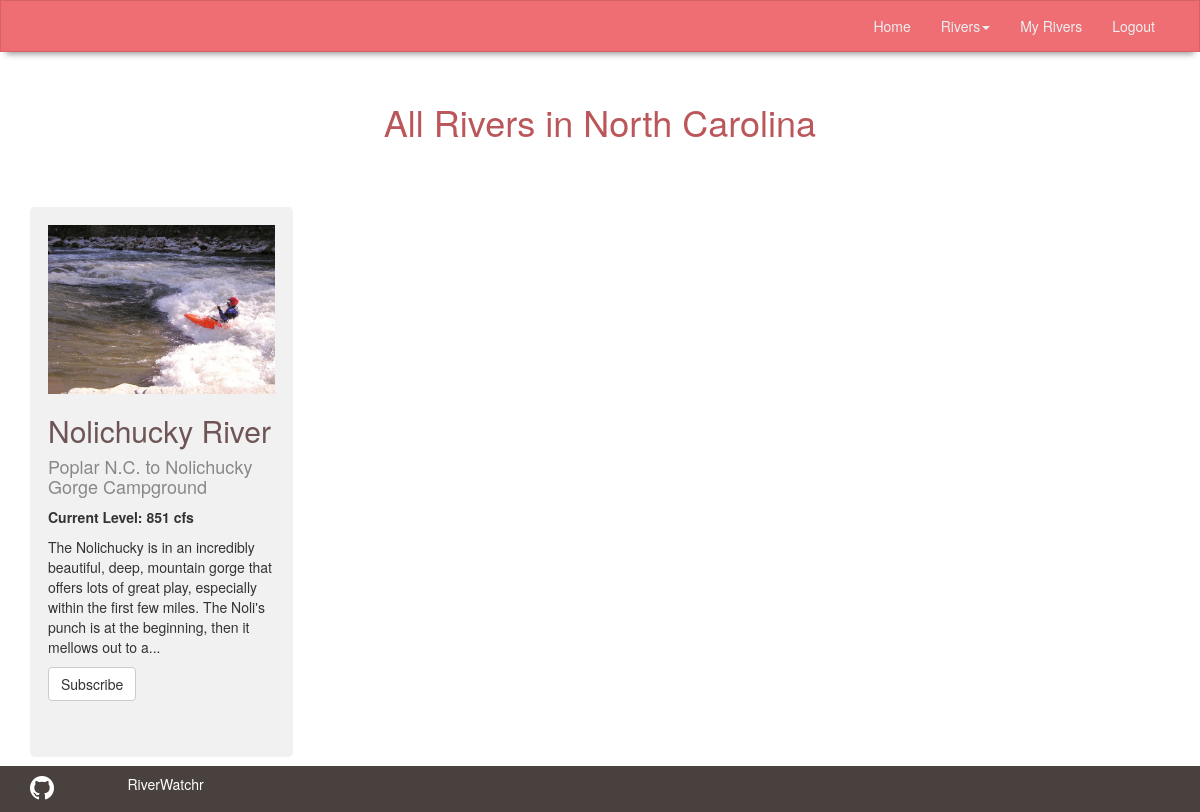
The page /rivers/nc/ (signed in) on the database its author committed.
### locations/models.py (models this page shows, shortened)
class State(models.Model):
    name = models.CharField(max_length=50)
    abbreviation = models.CharField(max_length=5)

### rivers/models.py (models this page shows, shortened)
class River(models.Model):
    name = models.CharField(max_length = 250)
    section = models.CharField(max_length = 250, default=' ')
    description = models.TextField()
    current_level = models.FloatField()
    measurement = models.CharField(max_length=10)
    state = models.ForeignKey('locations.State', null=True, blank=True, related_name="river")
    url = models.CharField(max_length=250, default = ' ')
    image = models.ImageField(upload_to="static/img", default="/img/rapids.jpg")
    def renderLevel(self):
        if self.measurement == 'cfs':
            current_string = str(self.current_level)
            new_current_level = current_string[:-2]
            return "{} {}".format(new_current_level, self.measurement)
        return "{} {}".format(self.current_level, self.measurement)
    def summary(self):
        return self.description[:200] + '...'

### rivers/views.py (the view, shortened to what this page needs)
# urls.py: url(r'^(?P<state_abrv>[\w-]+)/$', state_index, name="state_index"),
def state_index(request, state_abrv):
    found_state = get_object_or_404(State, abbreviation=state_abrv)
    form = AddSubForm()
    rivers = found_state.river.all().order_by('name')
    states = State.objects.all()
    return render(request, 'rivers/river_index.html', {'state': found_state, 'rivers': rivers, 'form': form, 'states': states})

### templates/rivers/river_index.html (shortened to what this page needs)
 {% extends 'base.html' %}
{% block content %}
{% load bootstrap3 %}
<div class="sub-header">
      <h1>All Rivers in {{state.name}}</h1>
</div>
<div class="container">
  <div class="row">
            {% for river in rivers %}
            <div class="col-sm-3 river-list-col">
            <div class="single-river">
              <div class="single-river-img-container">
                    <img src="{{river.image.url}}" alt="">
              </div>
              <h2><a href="{{river.id}}">{{river.name}}</a></h2>
              <h4>{{river.section}}</h4>
              <p class="single-level"><strong>Current Level: {{river.renderLevel}}</strong></p>
              <p class="index-river-summary">{{river.summary}}</p>
              <button class="list-subscribe-btn btn btn-default" data-toggle="modal" data-target="#myModal">Subscribe</button>
            </div>
          </div>
            {% endfor %}
    </div>
  </div>
<br>
<br>
{% endblock %}

### static/css/river.css (style rules this page uses)
html, body { height: 100%; }
.sub-header { color:#BB565A; text-align:center; padding:20px 0 30px 0; margin:10px 0; }
.single-river { background-color:#f1f1f1; padding:18px; height:550px; margin:15px 0; border-radius:5px; }
.single-river h2 a { color:#6E5455; }
.single-river-img-container img { width:100%; }
.single-river h4, .river-detail-content h3, .admin-single-sub-txt h3 { color:#888; }
.river-list-col { min-height:400px; }

### rows shown on the page
State: name "North Carolina"
River: image (picture), name "Nolichucky River", section "Poplar N.C. to Nolichucky Gorge Campground", renderLevel "851 cfs", summary "The Nolichucky is in an incredibly beautiful, deep, mountain gorge that offers lots of great play, especially within the first few miles. The Noli's punch is at the beginning, then it mellows out to a..."
